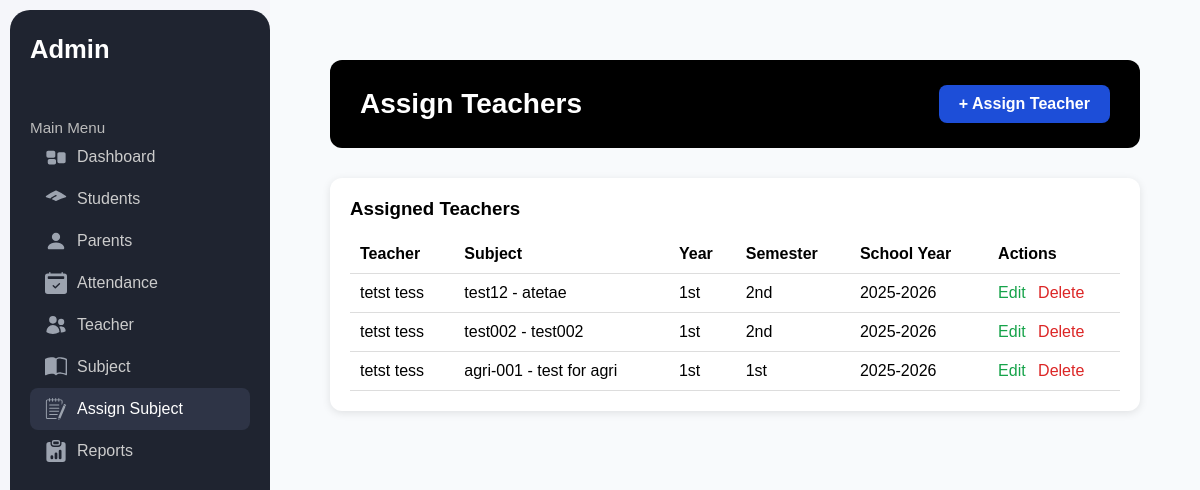
The page /academic/assignments/ on the database its author committed.
### academics/models.py (models this page shows, shortened)
class SubjectOffering(models.Model):
    subject = models.ForeignKey(Subject, on_delete=models.CASCADE, related_name='offerings')
    teacher = models.ForeignKey("accounts.TeacherProfile", on_delete=models.SET_NULL, null=True) # second migration
    year = models.CharField(max_length=10, choices=YEAR_LEVEL_CHOICES)
    school_year = models.CharField(max_length=20)
    class Meta:
        unique_together = ('subject','school_year','year')

class Subject(models.Model):
    course = models.ForeignKey(Course, on_delete=models.SET_NULL, null=True)
    subject_code = models.CharField(max_length=20)
    name = models.CharField(max_length=255)
    semester_number = models.CharField(max_length=3, choices=[('1st','1st Semester'),('2nd','2nd Semester')])
    class Meta:
        unique_together = ('subject_code','semester_number')
    def __str__(self):
        return f"{self.course.name if self.course else 'No Course'} - {self.subject_code} - {self.semester_number}"

### accounts/models.py (models this page shows)
class TeacherProfile(models.Model):
    user = models.OneToOneField(CustomUser, on_delete=models.CASCADE, limit_choices_to={'role':'teacher'})
    first_name = models.CharField(max_length=50)
    middle_name = models.CharField(max_length=50, blank=True, null=True)
    last_name = models.CharField(max_length=50)
    def __str__(self):
        return f"{self.first_name} {self.last_name}"

### academics/views.py (the view)
# urls.py: path('assignments/', views.assign_teacher, name='assign_teacher'),
def assign_teacher(request):
    teacher_list = TeacherProfile.objects.all()
    offerings = SubjectOffering.objects.all()
    subjects = Subject.objects.all()
    form = AssignSubjectForm()
    return render(request, 'dashboard/manage_assignteacher.html', {
        'teacher': teacher_list,
        'offerings': offerings,
        'subjects': subjects,
        'assign_subject_form': form,
        'active': 'assign_subject',
    })

### dashboard/templates/dashboard/manage_assignteacher.html (shortened to what this page needs)
{% extends 'base.html' %}
{% load static %}
{% block content %}
<div class="dashboard-container">
  <div class="dashboard-header flex justify-between items-center">
    <h2>Assign Teachers</h2>
    <a href="#" class="add-subject-btn" id="openModalAssign">+ Assign Teacher</a>
  </div>
  <div class="bottom-section">
    <div class="attendance-box">
      <h3>Assigned Teachers</h3>
      <table class="recent-table">
        <thead>
          <tr>
            <th>Teacher</th>
            <th>Subject</th>
            <th>Year</th>
            <th>Semester</th>
            <th>School Year</th>
            <th>Actions</th>
          </tr>
        </thead>
        <tbody>
          {% for offering in offerings %}
          <tr>
            <td>{{ offering.teacher.first_name }} {{ offering.teacher.last_name }}</td>
            <td>{{ offering.subject.subject_code }} - {{ offering.subject.name }}</td>
            <td>{{ offering.year }}</td>
            <td>{{ offering.subject.semester_number }}</td>
            <td>{{ offering.school_year }}</td>
            <td>
              <a href="#" class="edit-btn" data-target="#editModal{{ offering.id }}">Edit</a>
              <a href="#" class="delete-btn" data-target="#deleteModal{{ offering.id }}">Delete</a>
            </td>
          </tr>
          {% empty %}
          <tr>
            <td colspan="6" class="empty-row">No assignments found</td>
          </tr>
          {% endfor %}
        </tbody>
      </table>
    </div>
  </div>
</div>
{% endblock %}

### core/static/css/styles.css (style rules this page uses)
* { margin: 0; padding: 0; box-sizing: border-box; font-family: "Poppins", sans-serif; }
body { background-color: #f5f6fa; display: flex; height: 100vh; color: #fff; }
.dashboard-container { padding: 30px; font-family: 'Poppins', sans-serif; }
.dashboard-header { background: #000; color: #fff; padding: 25px 30px; border-radius: 12px; margin-bottom: 30px; }
.dashboard-header h2 { margin: 0; font-size: 28px; font-weight: 700; }
.bottom-section { display: flex; gap: 20px; }
.attendance-box, .recent-box { background: #fff; border-radius: 12px; box-shadow: 0 2px 8px rgba(0,0,0,0.1); padding: 20px; flex: 1; }
.recent-table { width: 100%; border-collapse: collapse; margin-top: 15px; }
.recent-table th, .recent-table td { border-bottom: 1px solid #ddd; padding: 10px; text-align: left; }
.add-student-btn , .add-subject-btn { background-color: #1d4ed8; color: #fff; padding: 10px 20px; border-radius: 8px; text-decoration: none; font-weight: 600; transition: background-color 0.3s ease; }
.dashboard-header { display: flex; justify-content: space-between; align-items: center; background: #000; color: #fff; padding: 25px 30px; border-radius: 12px; margin-bottom: 30px; }
.attendance-box { flex: 1; background: #fff; border-radius: 12px; box-shadow: 0 2px 8px rgba(0,0,0,0.1); padding: 20px; }
.edit-btn { color: #16a34a; text-decoration: none; margin-right: 8px; font-weight: 500; }
.delete-btn { color: #dc2626; text-decoration: none; font-weight: 500; }
.add-subject-btn { background-color: #1d4ed8; color: #fff; padding: 10px 20px; border-radius: 8px; text-decoration: none; font-weight: 600; transition: background-color 0.3s ease; }

### rows shown on the page
SubjectOffering: teacher.first_name "tetst", teacher.last_name "tess", subject.subject_code "test12", subject.name "atetae", year "1st", subject.semester_number "2nd", school_year "2025-2026"
SubjectOffering: teacher.first_name "tetst", teacher.last_name "tess", subject.subject_code "test002", subject.name "test002", year "1st", subject.semester_number "2nd", school_year "2025-2026"
SubjectOffering: teacher.first_name "tetst", teacher.last_name "tess", subject.subject_code "agri-001", subject.name "test for agri", year "1st", subject.semester_number "1st", school_year "2025-2026"
